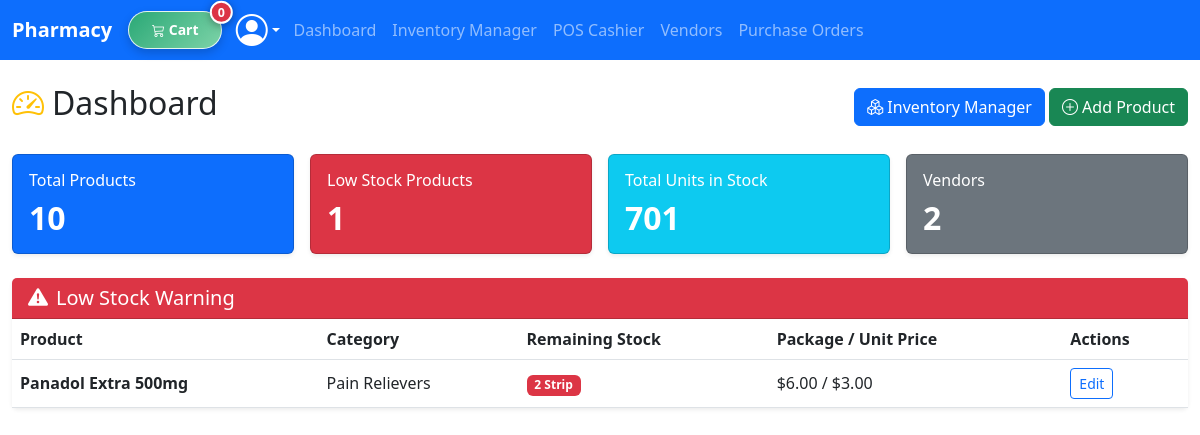
Before: /erp/ (signed in) with the older database file.
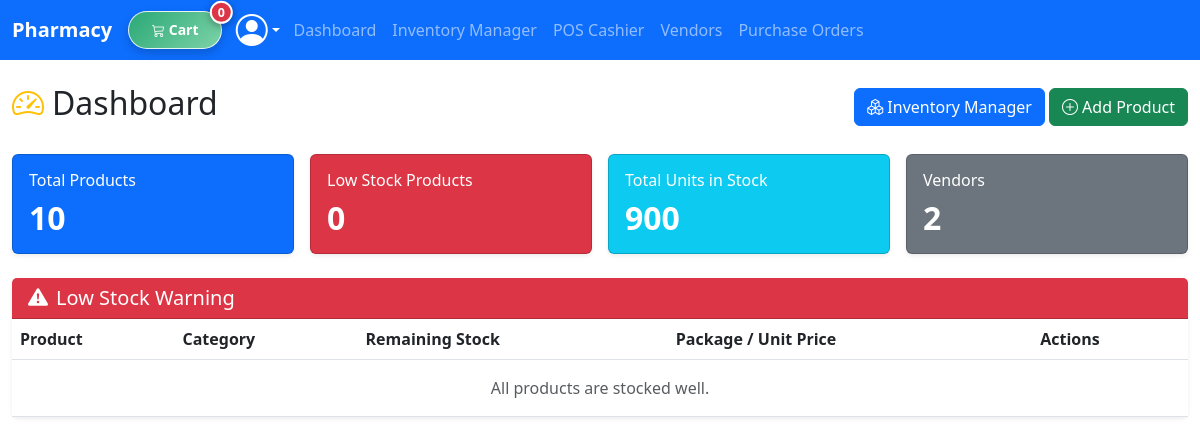
After: the same page with the newer database file.
### pharmacy/models.py (models this page shows, shortened)
class Product(models.Model):
    name = models.CharField(max_length=200)
    brand = models.CharField(max_length=100, blank=True, null=True)
    category = models.ForeignKey(Category, on_delete=models.SET_NULL, null=True, related_name="products")
    active_ingredient = models.ForeignKey(
        ActiveIngredient, on_delete=models.SET_NULL, null=True, blank=True, related_name="products"
    )
    description = models.TextField(blank=True, null=True)
    package_unit = models.CharField(max_length=50, default="Box", help_text="e.g. Box, Bottle")
    sub_unit = models.CharField(max_length=50, default="Strip", help_text="e.g. Strip, Tablet, Ampoule")
    units_per_package = models.PositiveIntegerField(default=1)
    package_price = models.DecimalField(max_digits=10, decimal_places=2, validators=[MinValueValidator(0)])
    sub_unit_price = models.DecimalField(max_digits=10, decimal_places=2, validators=[MinValueValidator(0)])
    stock_in_sub_units = models.PositiveIntegerField(default=0)
    requires_prescription = models.BooleanField(default=False)
    is_visible_in_catalog = models.BooleanField(default=True)
    is_deleted = models.BooleanField(default=False)
    image_url = models.URLField(max_length=500, blank=True, null=True)
    created_at = models.DateTimeField(auto_now_add=True)
    updated_at = models.DateTimeField(auto_now=True)

class Category(models.Model):
    name = models.CharField(max_length=100)
    parent = models.ForeignKey(
        'self', on_delete=models.CASCADE, null=True, blank=True, related_name='subcategories'
    )
    description = models.TextField(blank=True, null=True)
    class Meta:
        verbose_name_plural = "Categories"

### pharmacy/views.py (the view)
# urls.py: path('erp/', views.erp_dashboard, name='erp_dashboard'),
@employee_required
def erp_dashboard(request):
    total_products = Product.objects.count()
    low_stock_products = Product.objects.filter(stock_in_sub_units__lte=20)
    total_categories = Category.objects.count()
    total_vendors = Vendor.objects.count()
    stock_stats = Product.objects.aggregate(
        total_sub_units=Sum('stock_in_sub_units')
    )
    context = {
        'total_products': total_products,
        'low_stock_count': low_stock_products.count(),
        'low_stock_products': low_stock_products[:5],
        'total_categories': total_categories,
        'total_vendors': total_vendors,
        'total_stock_items': stock_stats['total_sub_units'] or 0,
    }
    return render(request, 'pharmacy/erp/dashboard.html', context)

### pharmacy/models.py (called while the page is built)
    def is_employee_or_admin(self):
        return self.role in [self.Role.EMPLOYEE, self.Role.ADMIN] or self.is_superuser

### pharmacy/templates/pharmacy/erp/dashboard.html (shortened to what this page needs)
{% extends "pharmacy/erp/side-bar.html" %}
{% load i18n %}
{% block sidebar %}
<div class="container-fluid my-4">
    <div class="d-flex justify-content-between align-items-center mb-4">
        <h2><i class="bi bi-speedometer2 text-warning me-2"></i>{% trans "Dashboard" %}</h2>
        <div>
            <a href="{% url 'erp_inventory' %}" class="btn btn-primary"><i class="bi bi-boxes me-1"></i>{% trans "Inventory Manager" %}</a>
            <a href="{% url 'erp_product_create' %}" class="btn btn-success"><i class="bi bi-plus-circle me-1"></i>{% trans "Add Product" %}</a>
        </div>
    </div>
    <div class="row g-3 mb-4">
        <div class="col-md-3">
            <div class="card bg-primary text-white shadow-sm">
                <div class="card-body">
                    <h6 class="card-title">{% trans "Total Products" %}</h6>
                    <h2 class="fw-bold mb-0">{{ total_products }}</h2>
                </div>
            </div>
        </div>
        <div class="col-md-3">
            <div class="card bg-danger text-white shadow-sm">
                <div class="card-body">
                    <h6 class="card-title">{% trans "Low Stock Products" %}</h6>
                    <h2 class="fw-bold mb-0">{{ low_stock_count }}</h2>
                </div>
            </div>
        </div>
        <div class="col-md-3">
            <div class="card bg-info text-white shadow-sm">
                <div class="card-body">
                    <h6 class="card-title">{% trans "Total Units in Stock" %}</h6>
                    <h2 class="fw-bold mb-0">{{ total_stock_items }}</h2>
                </div>
            </div>
        </div>
        <div class="col-md-3">
            <div class="card bg-secondary text-white shadow-sm">
                <div class="card-body">
                    <h6 class="card-title">{% trans "Vendors" %}</h6>
                    <h2 class="fw-bold mb-0">{{ total_vendors }}</h2>
                </div>
            </div>
        </div>
    </div>
    <div class="card border-0 shadow-sm">
        <div class="card-header bg-danger text-white">
            <h5 class="mb-0"><i class="bi bi-exclamation-triangle-fill me-2"></i>{% trans "Low Stock Warning" %}</h5>
        </div>
        <div class="card-body p-0">
            <table class="table table-hover align-middle mb-0">
                <thead>
                    <tr>
                        <th>{% trans "Product" %}</th>
                        <th>{% trans "Category" %}</th>
                        <th>{% trans "Remaining Stock" %}</th>
                        <th>{% trans "Package / Unit Price" %}</th>
                        <th>{% trans "Actions" %}</th>
                    </tr>
                </thead>
                <tbody>
                    {% for item in low_stock_products %}
                    <tr>
                        <td class="fw-bold">{{ item.name }}</td>
                        <td>{{ item.category.name }}</td>
                        <td><span class="badge bg-danger">{{ item.stock_in_sub_units }} {{ item.sub_unit }}</span></td>
                        <td>${{ item.package_price }} / ${{ item.sub_unit_price }}</td>
                        <td>
                            <a href="{% url 'erp_product_edit' item.id %}" class="btn btn-sm btn-outline-primary">{% trans "Edit" %}</a>
                        </td>
                    </tr>
                    {% empty %}
                    <tr>
                        <td colspan="5" class="text-center py-3 text-muted">{% trans "All products are stocked well." %}</td>
                    </tr>
                    {% endfor %}
                </tbody>
            </table>
        </div>
    </div>
</div>
{% endblock %}

Changed rows visible on the page:
no longer on this page (row edited): Product: name "Panadol Extra 500mg", category.name "Pain Relievers", stock_in_sub_units "2", sub_unit "Strip", package_price "6.00", sub_unit_price "3.00"
Other visible differences:
{{ low_stock_count }}: "1" → "0"
{{ total_stock_items }}: "701" → "900"
text now shown: "All products are stocked well."
